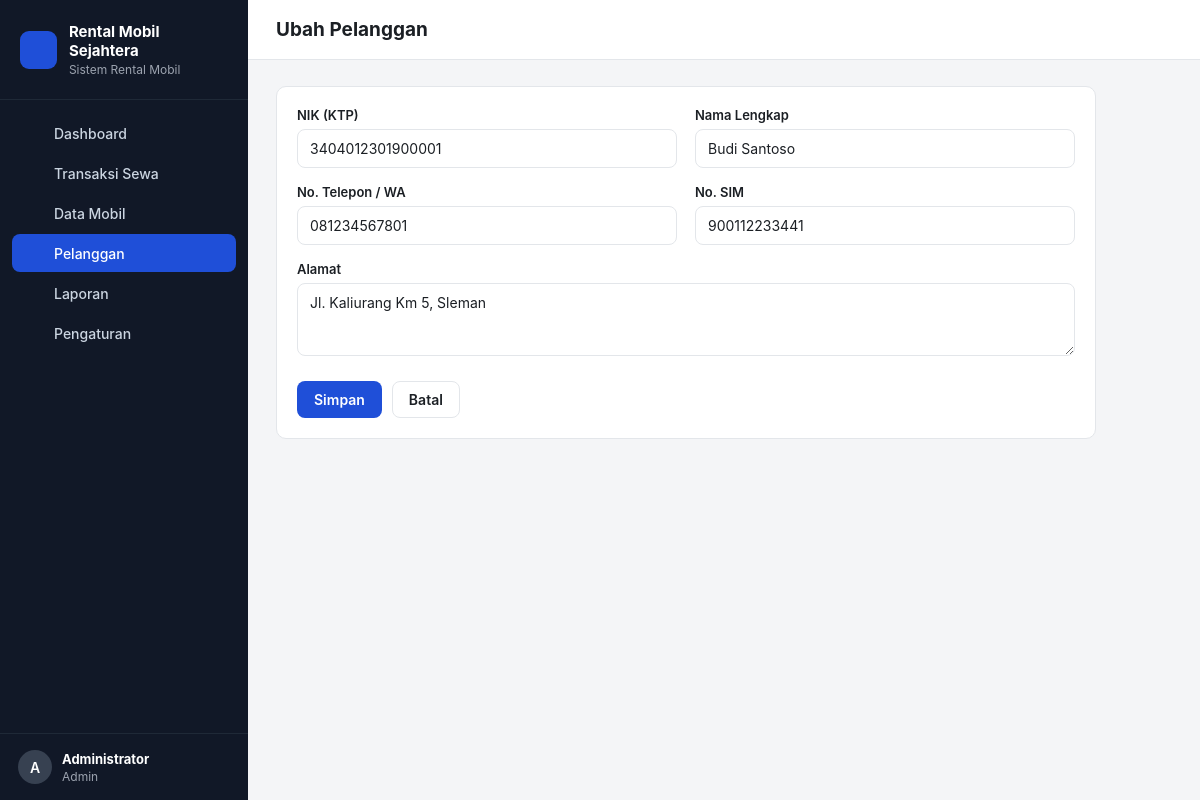
Screenshot of /index.php?page=pelanggan.form&id=1 (signed in) with the database file from the repository.
### tables this page shows
CREATE TABLE pengaturan (
  id INT PRIMARY KEY,
  nama_usaha VARCHAR(100) NOT NULL,
  alamat VARCHAR(255),
  telepon VARCHAR(30),
  denda_per_hari_persen INT NOT NULL DEFAULT 120,
  biaya_sopir_per_hari INT NOT NULL DEFAULT 150000
);

CREATE TABLE pelanggan (
  id INT AUTO_INCREMENT PRIMARY KEY,
  nik VARCHAR(20) NOT NULL UNIQUE,
  nama VARCHAR(100) NOT NULL,
  telepon VARCHAR(20) NOT NULL,
  alamat TEXT,
  no_sim VARCHAR(20),
  created_at TIMESTAMP DEFAULT CURRENT_TIMESTAMP
);

### index.php (called while the page is built, shortened)
<?php
require __DIR__ . '/includes/bootstrap.php';
$routes = [
    'login'          => 'pages/login.php',
    'logout'         => 'pages/logout.php',
    'dashboard'      => 'pages/dashboard.php',
    'mobil'          => 'pages/mobil/index.php',
    'mobil.form'     => 'pages/mobil/form.php',
    'mobil.hapus'    => 'pages/mobil/hapus.php',
    'pelanggan'      => 'pages/pelanggan/index.php',
    'pelanggan.form' => 'pages/pelanggan/form.php',
    'pelanggan.hapus'=> 'pages/pelanggan/hapus.php',
    'sewa'           => 'pages/sewa/index.php',
    'sewa.baru'      => 'pages/sewa/baru.php',
    'sewa.kembali'   => 'pages/sewa/kembali.php',
    'sewa.batal'     => 'pages/sewa/batal.php',
    'sewa.invoice'   => 'pages/sewa/invoice.php',
    'laporan'        => 'pages/laporan.php',
    'pengaturan'     => 'pages/pengaturan.php',
];
$page = $_GET['page'] ?? 'dashboard';
require __DIR__ . '/' . $routes[$page];

### pages/pelanggan/form.php (the view, shortened to what this page needs)
<?php
$id = (int) ($_GET['id'] ?? 0);
$p = $id ? q('SELECT * FROM pelanggan WHERE id = ?', [$id])->fetch() : null;
$data = $p ?: ['nik' => '', 'nama' => '', 'telepon' => '', 'alamat' => '', 'no_sim' => ''];
$title = $id ? 'Ubah Pelanggan' : 'Tambah Pelanggan';
require __DIR__ . '/../../includes/header.php';
?>
<form method="post" class="card" style="max-width:820px">
    <div class="card-body">
        <div class="form-grid">
            <div><label>NIK (KTP)</label><input type="text" name="nik" value="<?= e($data['nik']) ?>" maxlength="16" inputmode="numeric" required></div>
            <div><label>Nama Lengkap</label><input type="text" name="nama" value="<?= e($data['nama']) ?>" required></div>
            <div><label>No. Telepon / WA</label><input type="text" name="telepon" value="<?= e($data['telepon']) ?>" required></div>
            <div><label>No. SIM</label><input type="text" name="no_sim" value="<?= e($data['no_sim']) ?>"></div>
            <div class="full"><label>Alamat</label><textarea name="alamat" rows="3"><?= e($data['alamat']) ?></textarea></div>
        </div>
        <div class="form-actions">
            <button class="btn btn-primary">Simpan</button>
            <a href="<?= url('pelanggan') ?>" class="btn btn-light">Batal</a>
        </div>
    </div>
</form>
<?php require __DIR__ . '/../../includes/footer.php'; ?>

### includes/header.php (shortened to what this page needs)
<?php
$menu = [
    ['dashboard', 'Dashboard', 'home'],
    ['sewa', 'Transaksi Sewa', 'key'],
    ['mobil', 'Data Mobil', 'car'],
    ['pelanggan', 'Pelanggan', 'users'],
    ['laporan', 'Laporan', 'chart'],
];
if (user()['role'] === 'admin') $menu[] = ['pengaturan', 'Pengaturan', 'settings'];
$current = explode('.', $_GET['page'] ?? 'dashboard')[0];
?>
<!DOCTYPE html>
<html lang="id">
<head>
    <title><?= e($title ?? 'Dashboard') ?> · <?= e(setting()['nama_usaha'] ?? 'Rental Mobil') ?></title>
    <link rel="stylesheet" href="assets/css/style.css">
</head>
<body>
<div class="layout">
    <aside class="sidebar" id="sidebar">
        <div class="brand">
            <span class="brand-mark"><?= icon('car', 20) ?></span>
            <div>
                <strong><?= e(setting()['nama_usaha'] ?? 'Rental Mobil') ?></strong>
                <small>Sistem Rental Mobil</small>
            </div>
        </div>
        <nav>
            <?php foreach ($menu as [$key, $label, $ic]): ?>
                <a href="<?= url($key) ?>" class="<?= $current === $key ? 'active' : '' ?>"><?= icon($ic) ?> <?= $label ?></a>
            <?php endforeach; ?>
        </nav>
        <div class="sidebar-user">
            <div class="avatar"><?= e(strtoupper(substr(user()['nama'], 0, 1))) ?></div>
            <div class="grow">
                <strong><?= e(user()['nama']) ?></strong>
                <small><?= e(ucfirst(user()['role'])) ?></small>
            </div>
            <a href="<?= url('logout') ?>" title="Keluar" class="icon-btn"><?= icon('logout') ?></a>
        </div>
    </aside>
    <main class="main">
        <header class="topbar">
            <h1><?= e($title ?? 'Dashboard') ?></h1>
        </header>
        <div class="content">

### assets/css/style.css (style rules this page uses)
:root { --bg: #f4f5f7; --surface: #ffffff; --border: #e3e6ea; --text: #1b1f24; --muted: #6b7280; --primary: #1f4fd8; --primary-dark: #173ea9; --primary-soft: #e8eefc; --green: #15803d; --green-soft: #e7f6ec; --blue: #1f4fd8; --blue-soft: #e8eefc; --amber: #b45309; --amber-soft: #fdf3e2; --red: #b91c1c; --red-soft: #fdeaea; --gray: #4b5563; --gray-soft: #eef0f2; --sidebar: #111827; --radius: 10px; }
* { box-sizing: border-box; }
body { margin: 0; font-family: -apple-system, "Segoe UI", Roboto, "Helvetica Neue", Arial, sans-serif; font-size: 14px; color: var(--text); background: var(--bg); }
a { color: var(--primary); text-decoration: none; }
.grow { flex: 1; min-width: 0; }
.layout { display: flex; min-height: 100vh; }
.sidebar { width: 248px; background: var(--sidebar); color: #d1d5db; display: flex; flex-direction: column; position: sticky; top: 0; height: 100vh; }
.brand { display: flex; gap: 12px; align-items: center; padding: 22px 20px; border-bottom: 1px solid #1f2937; }
.brand strong { display: block; color: #fff; font-size: 15px; }
.brand small { color: #9ca3af; font-size: 12px; }
.brand-mark { width: 38px; height: 38px; border-radius: 9px; background: var(--primary); color: #fff; display: grid; place-items: center; }
.sidebar nav { padding: 14px 12px; flex: 1; display: flex; flex-direction: column; gap: 2px; }
.sidebar nav a { display: flex; gap: 12px; align-items: center; color: #cbd5e1; padding: 10px 12px; border-radius: 8px; font-weight: 500; }
.sidebar nav a.active { background: var(--primary); color: #fff; }
.sidebar-user { display: flex; gap: 10px; align-items: center; padding: 16px 18px; border-top: 1px solid #1f2937; }
.sidebar-user strong { display: block; color: #fff; font-size: 13px; }
.sidebar-user small { color: #9ca3af; font-size: 12px; }
.sidebar-user .icon-btn { color: #9ca3af; }
.avatar { width: 34px; height: 34px; border-radius: 50%; background: #374151; color: #fff; display: grid; place-items: center; font-weight: 600; }
.main { flex: 1; min-width: 0; }
.topbar { display: flex; align-items: center; gap: 14px; padding: 18px 28px; background: var(--surface); border-bottom: 1px solid var(--border); }
.topbar h1 { font-size: 19px; margin: 0; flex: 1; }
.content { padding: 26px 28px 40px; }
.card { background: var(--surface); border: 1px solid var(--border); border-radius: var(--radius); }
.card-body { padding: 20px; }
.btn { display: inline-flex; align-items: center; gap: 8px; padding: 9px 16px; border-radius: 8px; border: 1px solid transparent; font: inherit; font-weight: 600; cursor: pointer; white-space: nowrap; }
.btn-primary { background: var(--primary); color: #fff; }
.btn-light { background: var(--surface); border-color: var(--border); color: var(--text); }
.icon-btn { background: none; border: 0; padding: 6px; border-radius: 6px; cursor: pointer; color: var(--muted); display: inline-grid; place-items: center; }
.form-grid { display: grid; grid-template-columns: 1fr 1fr; gap: 16px 18px; }
.form-grid .full { grid-column: 1 / -1; }
label { display: block; font-weight: 600; margin-bottom: 6px; font-size: 13px; }
input[type=text], input[type=number], input[type=date], input[type=password], input[type=search], select, textarea { width: 100%; padding: 10px 12px; border: 1px solid var(--border); border-radius: 8px; font: inherit; background: #fff; color: var(--text); }
.form-actions { display: flex; gap: 10px; margin-top: 22px; }

### rows the page displays
pengaturan: nama_usaha "Rental Mobil Sejahtera"
pelanggan: nik "3404012301900001", nama "Budi Santoso", telepon "081234567801", no_sim "900112233441", alamat "Jl. Kaliurang Km 5, Sleman"

### other values shown
$label "Dashboard"
$label "Transaksi Sewa"
$label "Data Mobil"
$label "Pelanggan"
$label "Laporan"
$label "Pengaturan"
substr(user()['nama'], 0, 1) "A"
user()['nama'] "Administrator"
user()['role'] "Admin"
$title "Ubah Pelanggan"
